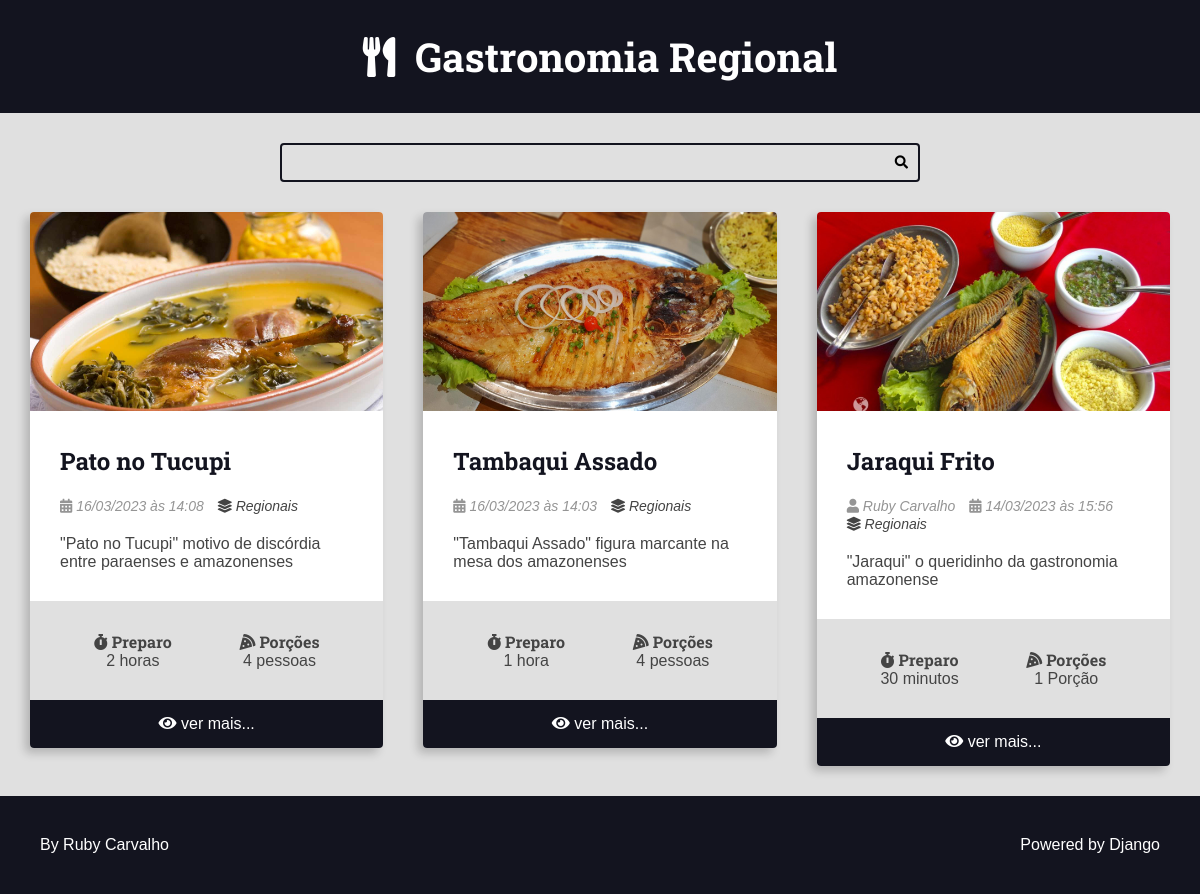
/recipes/category/3/, run on an earlier commit of the app's database.
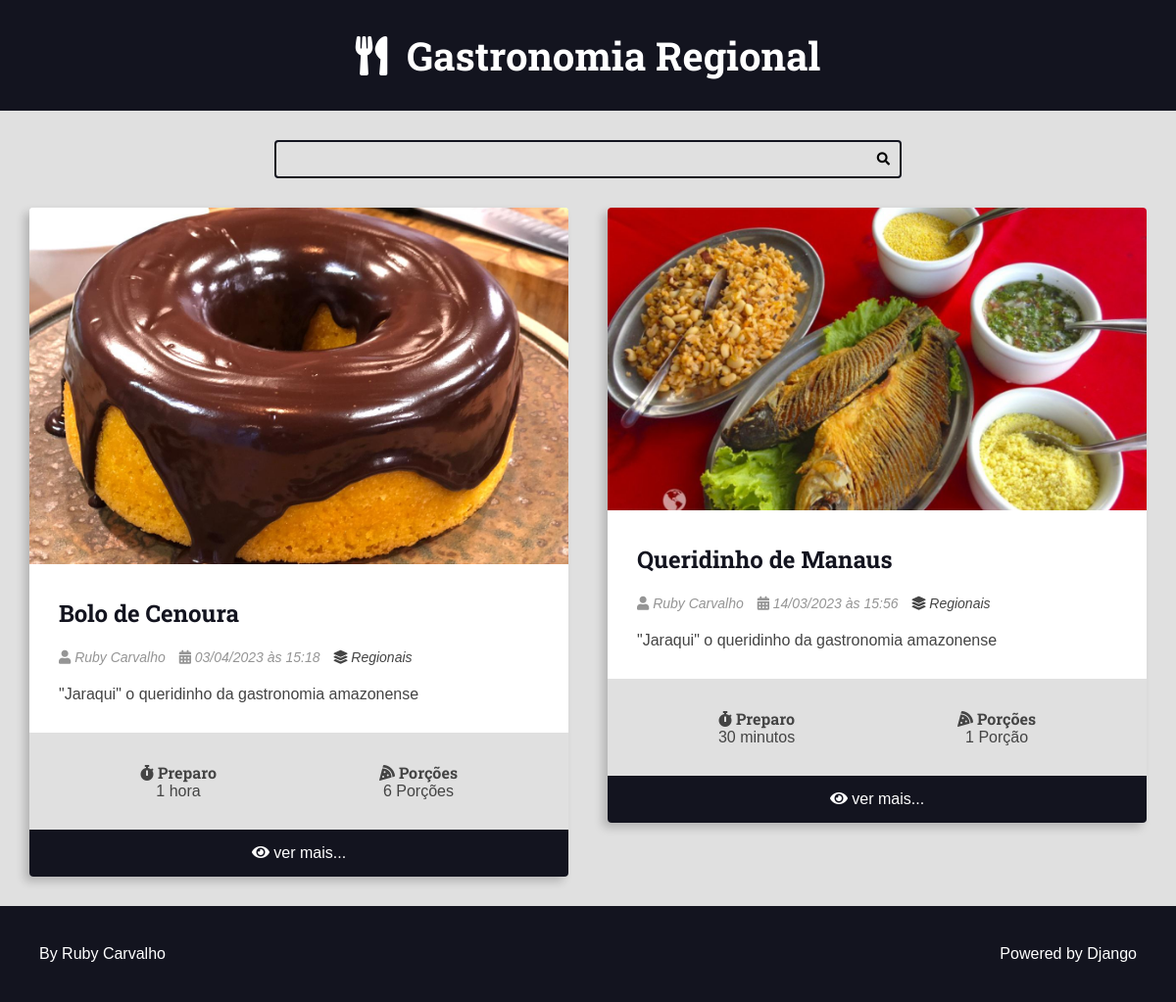
And on a later commit of the database.
### recipes/models.py (models this page shows, shortened)
class Recipe(models.Model):
    title = models.CharField(max_length=65)
    description = models.CharField(max_length=165)
    slug = models.SlugField(unique=True)
    preparation_time = models.IntegerField()
    preparation_time_unit = models.CharField(max_length=65)
    servings = models.IntegerField()
    servings_unit = models.CharField(max_length=65)
    preparation_steps = models.TextField()
    preparation_steps_is_html = models.BooleanField(default=False)
    created_at = models.DateTimeField(auto_now_add=True)
    updated_at = models.DateTimeField(auto_now=True)
    is_published = models.BooleanField(default=False)
    cover = models.ImageField(
        upload_to='recipes/covers/%Y/%m/%d/', blank=True, default='')
    category = models.ForeignKey(
        Category, on_delete=models.SET_NULL, null=True, blank=True,
        default=None
    )
    author = models.ForeignKey(
        User, on_delete=models.SET_NULL, null=True
    )

class Category(models.Model):
    name = models.CharField(max_length=65)

### recipes/views.py (the view)
# urls.py: path('recipes/category/<int:category_id>/',
def category(request, category_id):
    recipes = get_list_or_404(
        Recipe.objects.filter(
            category__id=category_id,
            is_published=True,
        ).order_by('-id')
    )
    page_obj, pagination_range = make_pagination(request, recipes, PER_PAGE)
    return render(request, 'recipes/pages/category.html', context={
        'recipes': page_obj,
        'pagination_range': pagination_range,
        'title': f'{recipes[0].category.name} - categoria | '
    })

### utils/pagination.py (called while the page is built)
def make_pagination(request, queryset, per_page, qty_pages=4):
    try:
        current_page = int(request.GET.get('page', 1))
    except ValueError:
        current_page = 1
    paginator = Paginator(queryset, per_page)
    page_obj = paginator.get_page(current_page)
    pagination_range = make_pagination_range(
        paginator.page_range,
        qty_pages,
        current_page
    )
    return page_obj, pagination_range

### recipes/templates/recipes/pages/category.html (shortened to what this page needs)
{% extends 'global/base.html' %}
{% block content %}
<div class="main-content main-content-list container">
    {% for recipe in recipes %}
        {% include 'recipes/partials/recipe.html' %}
    {% endfor %}
</div>
{% endblock content %}

### recipes/templates/recipes/partials/recipe.html (shortened to what this page needs)
<div class="recipe recipe-list-item">
    {% if recipe.cover %}
        <div class="recipe-cover">
            <a href="{% url 'recipes:recipe' recipe.id %}">
                <img src="{{ recipe.cover.url }}" alt="Temporário">
            </a>
        </div>
    {% endif %}
    <div class="recipe-title-container">
        <h2 class="recipe-title">
            <a href="{% url 'recipes:recipe' recipe.id %}">
                {{ recipe.title }}
            </a>
        </h2>
    </div>
    <div class="recipe-author">
        {% if  recipe.author is not None %}
        <span class="recipe-author-item">
            <i class="fas fa-user"></i>
            {% if recipe.author.first_name %}
                {{ recipe.author.first_name }} {{ recipe.author.last_name }}
            {% else %}
                {{ recipe.author.username }}
            {% endif %}
        </span>
        {% endif %}
        <span class="recipe-author-item">
            <i class="fas fa-calendar-alt"></i>
            {{ recipe.created_at|date:"d/m/Y" }} às {{ recipe.created_at|date:"H:i" }}
        </span>
        {% if recipe.category is not None %}
        <span class="recipe-author-item">
            <a href="{% url 'recipes:category' recipe.category.id %}">
                <i class="fas fa-layer-group"></i>
                <span>{{ recipe.category.name }}</span>
            </a>
        </span>
        {% endif %}
    </div>
    <div class="recipe-content">
        <p>{{ recipe.description }}</p>
    </div>
    <div class="recipe-meta-container">
        <div class="recipe-meta recipe-preparation">
            <h3 class="recipe-meta-title"><i class="fas fa-stopwatch"></i> Preparo</h3>
            <div class="recipe-meta-text">
                {{ recipe.preparation_time }} {{ recipe.preparation_time_unit }}
            </div>
        </div>
        <div class="recipe-meta recipe-servings">
            <h3 class="recipe-meta-title"><i class="fas fa-pizza-slice"></i> Porções</h3>
            <div class="recipe-meta-text">
                {{ recipe.servings }} {{ recipe.servings_unit }}
            </div>
        </div>
    </div>
    {% if is_detail_page is not True %}
        <footer class="recipe-footer">
            <a class="recipe-read-more button button-dark button-full-width" href="{% url 'recipes:recipe' recipe.id %}">
                <i class="fas fa-eye"></i>
                <span>ver mais...</span>
            </a>
        </footer>
    {% endif %}
</div>

What changed in the data, as far as the page shows it:
removed Recipe: cover (picture), title "Pato no Tucupi", created_at "16/03/2023", created_at "14:08", category.name "Regionais", description "\"Pato no Tucupi\" motivo de discórdia entre paraenses e amazonenses", preparation_time "2", preparation_time_unit "horas", servings "4", servings_unit "pessoas"
removed Recipe: cover (picture), title "Tambaqui Assado", created_at "16/03/2023", created_at "14:03", category.name "Regionais", description "\"Tambaqui Assado\" figura marcante na mesa dos amazonenses", preparation_time "1", preparation_time_unit "hora", servings "4", servings_unit "pessoas"
added Recipe: cover (picture), title "Bolo de Cenoura", author.first_name "Ruby", author.last_name "Carvalho", created_at "03/04/2023", created_at "15:18", category.name "Regionais", description "\"Jaraqui\" o queridinho da gastronomia amazonense", preparation_time "1", preparation_time_unit "hora", servings "6", servings_unit "Porções"
changed Recipe "minutos": title "Jaraqui Frito" → "Queridinho de Manaus"
